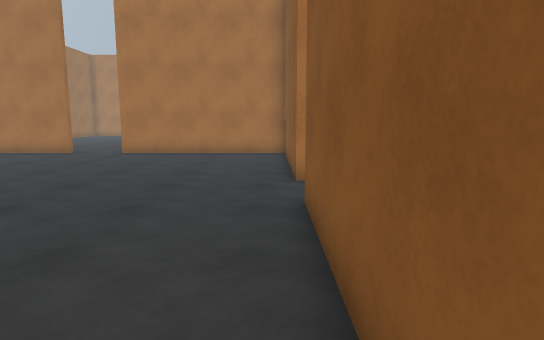
View 1 (above)

15 first-person views from a walk through a Unity game level. The camera is 1.4 m above the floor, tilts 8° down and sees 75° across. The floor is counted in squares, 1 m on a side. Each view is taken from the middle of a square. On the plan, view 1 faces up. The plan holds only what a view shows up to about 15 squares ahead; the rest is blank. The place goes on beyond the plan. The player is left out.

View 2
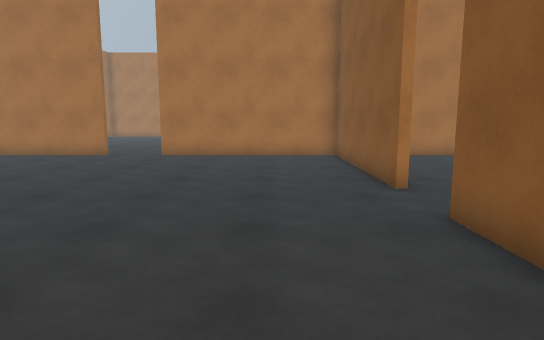

View 3
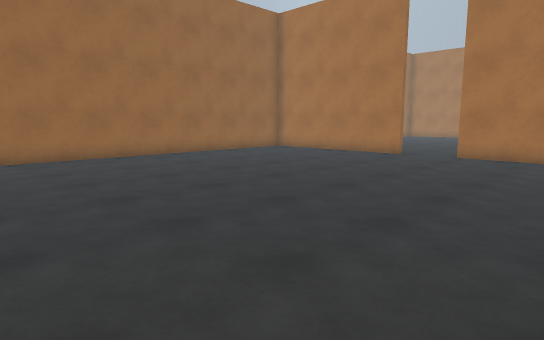

View 4
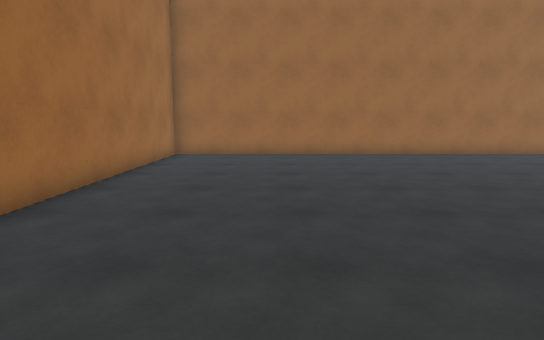

View 5
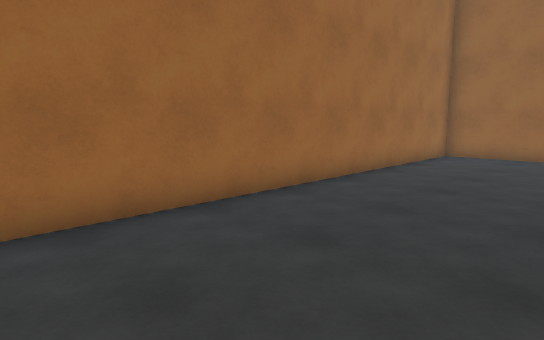

View 6
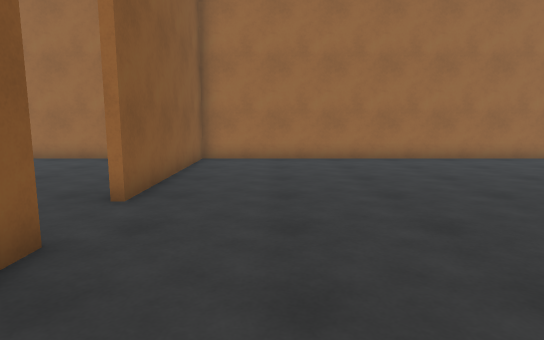

View 7
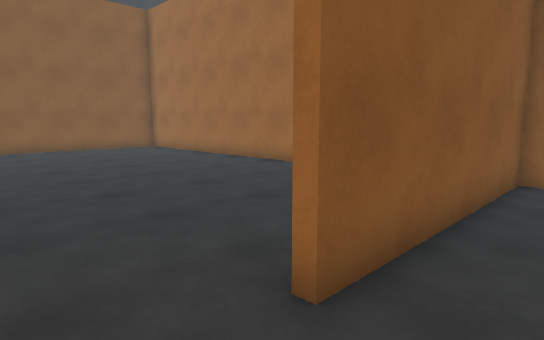

View 8
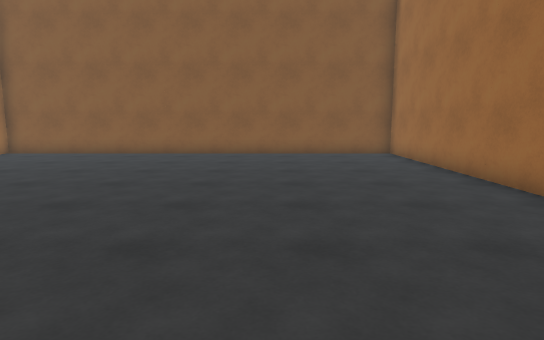

View 9
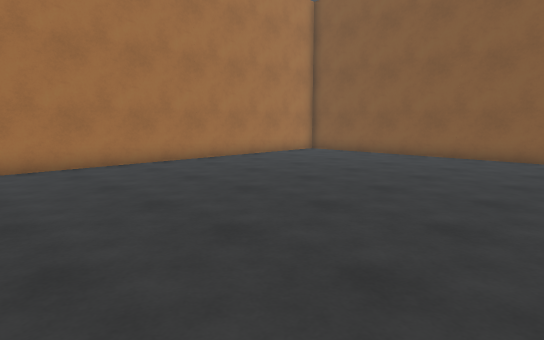

View 10
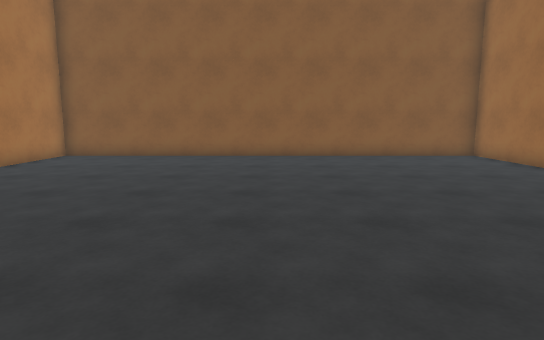

View 11
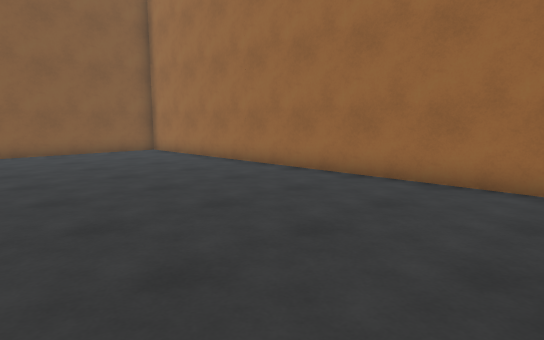

View 12
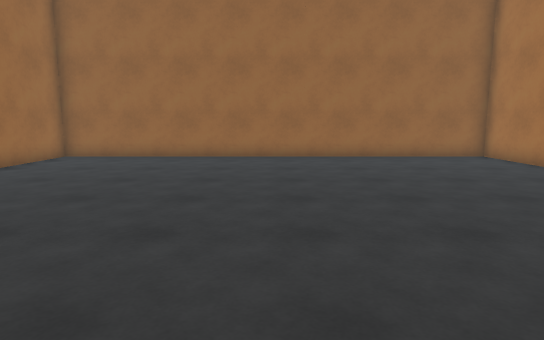

View 13
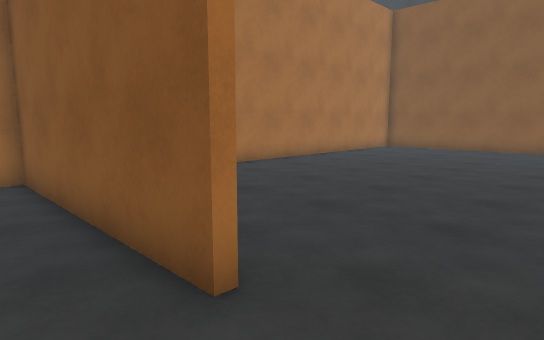

View 14
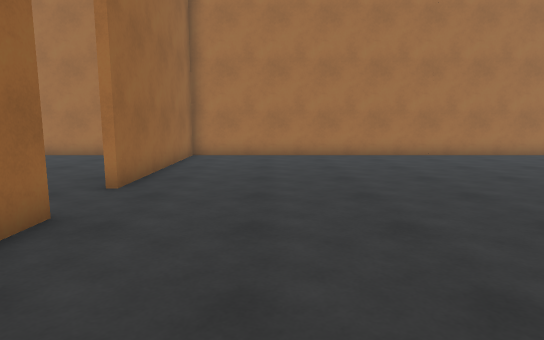

View 15
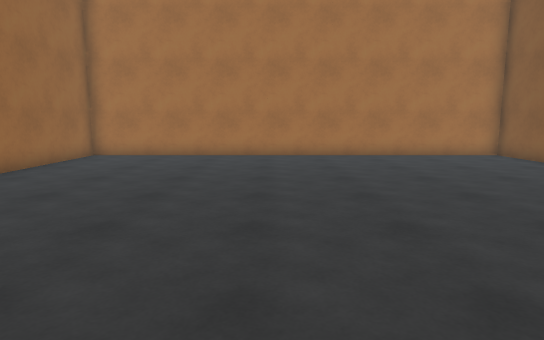

### Floor plan
Points are (right, up) in squares from view 1. A wall is a line through its corners. A room is listed if a view was taken in it or the views show most of it. See-through windows are left out.
Room 1 (views 1, 2, 3, 4, 5, 6, 7, 11, 12, 13)
walls: (0.6, 8.1) (0.6, 15.2) (-6.5, 15.2); (-8.6, 15.2) (-15.7, 15.2) (-15.7, -1) (0.6, -1) (0.6, 6)
ways out: opening at (1, 7) to room 2; opening at (-7.5, 15)
Room 2 (views 8, 9, 10, 14, 15)
walls: (0.8, 6) (0.8, 5); (2, -1) (17.1, -1) (17.1, 15.2) (0.8, 15.2) (0.8, 8.1)
ways out: opening at (1, 7) to room 1

Positions as (right, up) in squares from view 1, and headings:
1: (0, 0), facing up
2: (-2, 1), facing up
3: (-2, 1), facing up-left
4: (-1, 3), facing left
5: (-1, 4), facing down-left
6: (-2, 12), facing down
7: (-1, 8), facing down-right
8: (2, 4), facing right
9: (3, 4), facing up-right
10: (3, 7), facing right
11: (1, 7), facing down-right
12: (-2, 7), facing left
13: (-1, 6), facing up-right
14: (4, 1), facing up
15: (8, 1), facing up
